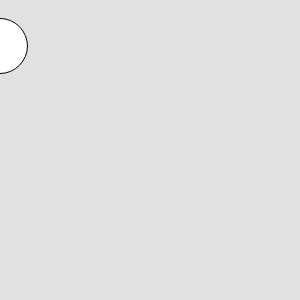
Frame 1 (no input)
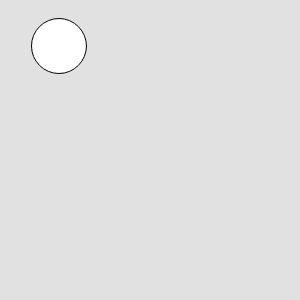
Frame 60 (no input)
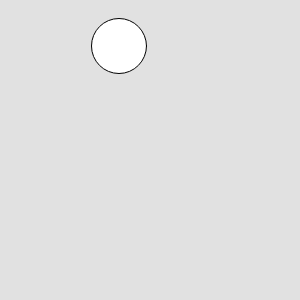
Frame 120 (the mouse pressed at the canvas centre since frame 60)

The p5.js sketch that drew these frames (run headless with seeded random() and noise() and a simulated clock; from frame 60 on, the mouse is pressed at the canvas centre):

// p5.js sketch
// ── sketch.js
function setup(){
    createCanvas(300,300);
    background(225);

}

var x=0;
function draw(){
    background(225);
    ellipse(x,46,55,55);
    x++;

}
